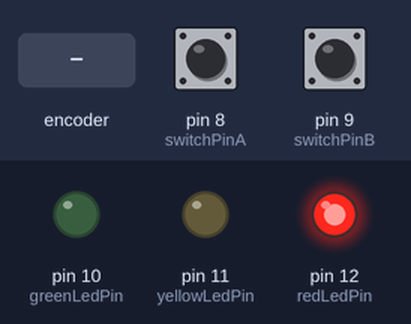
A sketch run on a simulated Arduino Uno, built with avr-gcc and run on an emulated ATmega328P. Shown: output pins drawn as LEDs (lit = HIGH). Inputs (shaded band) come from the test bench; at power-on: pin 8 (switchPinA) LOW, pin 9 (switchPinB) LOW.

Above: at 1.7 s.
1.8 s: rotary encoder on pin 8 (switchPinA) / pin 9 (switchPinB) turned 2 steps (second pin leading)
At 2.2 s:
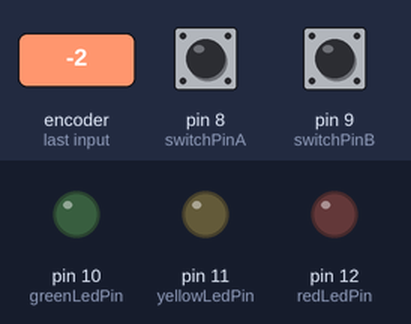
At 6.2 s:
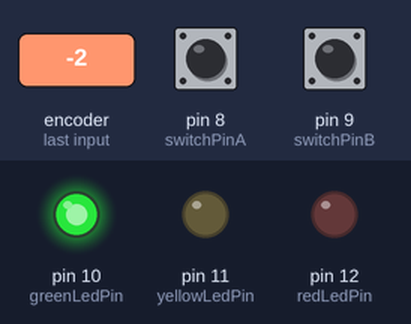
Timing chart, 0 to 16.3 s (numbered marks = the images above; inputs shaded):
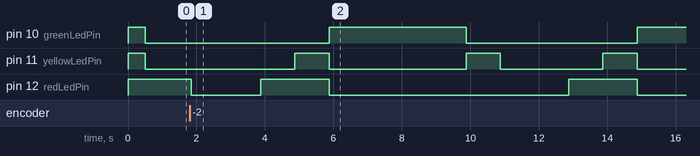

The sketch:

sketch_trafficlight.ino
```cpp
int switchPinA =8;
int switchPinB =9;
int greenLedPin =10;
int yellowLedPin =11;
int redLedPin =12;

void setup()
{
  pinMode(switchPinA, INPUT);
  pinMode(switchPinB, INPUT);
  pinMode(greenLedPin, OUTPUT);
  pinMode(yellowLedPin, OUTPUT);
  pinMode(redLedPin, OUTPUT);

  digitalWrite(greenLedPin, HIGH);
  digitalWrite(yellowLedPin, HIGH);
  digitalWrite(redLedPin, HIGH);
  delay(500);
  digitalWrite(greenLedPin, LOW);
  digitalWrite(yellowLedPin, LOW);
}

void loop()
{
  if (digitalRead(switchPinA) == HIGH)
  {
    delay(2000);
    digitalWrite(greenLedPin, LOW);
    digitalWrite(yellowLedPin, LOW);
    digitalWrite(redLedPin, HIGH);
    delay(1000);
    digitalWrite(yellowLedPin, HIGH);
    delay(1000);
    digitalWrite(redLedPin, LOW);
    digitalWrite(yellowLedPin, LOW);
    digitalWrite(greenLedPin, HIGH);
    delay(4000);
    digitalWrite(greenLedPin, LOW);
    digitalWrite(yellowLedPin, HIGH);
    delay(1000);
    digitalWrite(yellowLedPin, LOW);
    digitalWrite(redLedPin, HIGH);
  }

  if (digitalRead(switchPinB) == HIGH)
  {
      digitalWrite(greenLedPin, LOW);
      digitalWrite(yellowLedPin, LOW);
      digitalWrite(redLedPin, LOW);
  }
}
```

Measured:
- after the input at 1.8 s, pin 10 (greenLedPin): LOW → HIGH after 4.1 s, → LOW 4.0 s later, → HIGH 5.0 s later; pin 11 (yellowLedPin): goes HIGH 1.0 s, LOW 4.0 s, HIGH 1.0 s, LOW 3.0 s, HIGH 1.0 s, then LOW, starting after 3.1 s; pin 12 (redLedPin): goes LOW 2.0 s, HIGH 2.0 s, LOW 7.0 s, HIGH 2.0 s, then LOW, starting after 0.05 s
